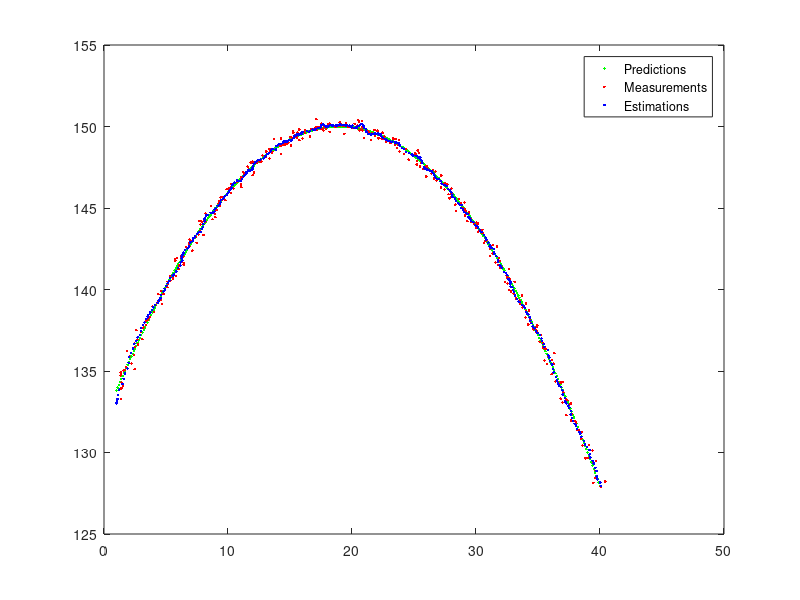

MATLAB code for this plot:
%% CRV_23_KalmanFilterParabola
% name: Pilar Navarro Ramirez
% student number: 3086150

%% clean up
clear all;
close all;
clc;
%% True positions
a=-0.05;
b=19;
c=150;

X=[1:0.1:40];

Y=zeros(1,length(X));

for i=1:length(X)
    Y(1,i)=a*(X(i)-b)^2+c;
end
%% Initialization 
Pi=[1 0 1 0; 0 1 0 1; 0 0 1 0; 0 0 0 1];
H=[1 0 0 0; 0 1 0 0];
Q=10^(-6)*[80 1 1 1; 1 80 1 1; 1 1 80 1; 1 1 1 80];
R=10^(-3)*[50 1; 1 50];
Ck=10^(-9)*[1 0 0 0; 0 1 0 0; 0 0 1 0; 0 0 0 1];
sk=[1 133 0 0]';
mk=zeros(2,length(X));
estimations=zeros(2,length(X));
%% Noise simulation
for i=1:length(X)
    C=chol(R)'*randn(2,1);
    mk(1,i)= X(i)+ C(1);
    mk(2,i)= Y(i)+ C(2);
end
%% Kalman Filter
I=eye(4);
for i=1:length(X)
Ck_prime=Pi*Ck*(Pi)'+Q;
G=Ck_prime*(H')*(pinv(H*Ck_prime*(H')+R));
Ck=(I-G*H)*Ck_prime*(I-G*H)'+G*R*G';

sk_prime=Pi*sk;
sk=sk_prime+G*(mk(:,i)-H*Pi*sk); 
estimations(1,i)= sk(1);
estimations(2,i)= sk(2);
end

%% Plotting
plot(X,Y,'g.',mk(1,:),mk(2,:),'r.',estimations(1,:),estimations(2,:),'b.')
legend('Predictions','Measurements','Estimations');